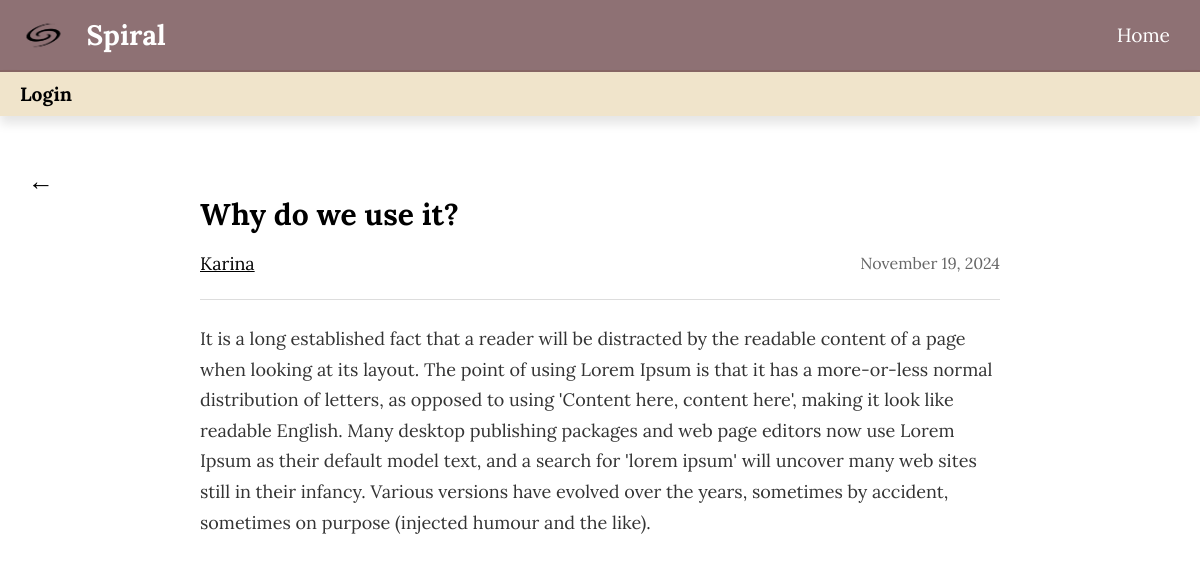
/singlePost/index.php?id=7, run on the app's committed database.
### tables this page shows
CREATE TABLE `contents` (
  `id` int(11) NOT NULL,
  `judul` varchar(255) NOT NULL,
  `content` text NOT NULL,
  `author_id` int(11) NOT NULL,
  `created_at` timestamp NOT NULL DEFAULT current_timestamp()
);

CREATE TABLE `users` (
  `id` int(11) NOT NULL,
  `email` varchar(255) NOT NULL,
  `username` varchar(255) NOT NULL,
  `password` varchar(64) NOT NULL,
  `nama` varchar(255) NOT NULL,
  `role` varchar(15) NOT NULL
);

### singlePost/content/tampil.php (called while the page is built)
<?php
include("../lib/connection.php");
function tampil($id)
{
    global $conn;
    $query = "SELECT
        contents.judul,
        contents.content,
        contents.created_at,
        users.nama
    FROM
        contents
    INNER JOIN
        users
    ON
        contents.author_id = users.id
    WHERE
        contents.id = $id
    ";
    $result = mysqli_query($conn, $query);
    $rows = [];
    while ($row = mysqli_fetch_assoc($result)) {
        $rows[] = $row;
    }
    return $rows;
}

### singlePost/index.php (the view, shortened to what this page needs)
<?php
include "content/tampil.php";
$previousPage = isset($_SERVER['HTTP_REFERER']) ? $_SERVER['HTTP_REFERER'] : '/default-page.php';
$id = $_GET['id'];
$data = tampil($id);
?>
<!DOCTYPE html>
<html lang="en">
  <head>
    <link rel="stylesheet" href="styles.css" />
  </head>
  <body>
    <header class="header" id="navbar">
      <div class="logo">
        <img src="/spiral/img/removebg.png" alt="Spiral Logo" class="logo-img" />
        <h1 onclick="window.location.href='/spiral/home.php'" style="cursor:pointer;">Spiral</h1>
      </div>
      <button
        class="dashboard-button hover-me"
        onclick="window.location.href='/spiral/home.php'">
        Home
      </button>
    </header>
    <nav class="navbar">
      <strong><span>Login</span></strong>
    </nav>
    <main class="main-content">
      <button class="back-btn">
        <a href="<?= $previousPage; ?>" style="font-size: 26px; color: black; text-decoration: none;">&larr;</a>
      </button>
      <article class="post">
    <?php foreach ($data as $content): ?>
        <h1 class="post-title"><?= $content['judul']; ?></h1>
        <div class="post-meta">
          <div class="author">
            <span class="author-name"><?= $content['nama']; ?></span>
          </div>
          <time class="date"><?= date("F j, Y", strtotime(datetime: $content['created_at'])); ?></time>
        </div>
        <hr class="post-divider" />
        <div class="post-content">
          <p>
          <?= $content['content']; ?>
          </p>
        </div>
    <?php endforeach; ?>
      </article>
    </main>
  </body>
</html>

### singlePost/styles.css (style rules this page uses)
* { margin: 0; padding: 0; box-sizing: border-box; font-family: 'Lora'; }
body { min-height: 100vh; background-color: white; display: flex; flex-direction: column; }
.header { display: flex; align-items: center; background-color: #8e7174; padding: 10px 10px; color: white; }
header .logo { margin-right: auto; display: flex; align-items: center; font-weight: bold; color: white; }
.logo h1 { font-size: 28px; }
.logo-img { width: 10%; height: auto; margin-right: 10px; }
.dashboard-button { background-color: transparent; border: none; color: #ffffff; font-size: 1.2rem; cursor: pointer; padding: 5px 10px; border-radius: 4px; transition: color 0.3s ease, background-color 0.3s ease; margin-right: 10px; }
.navbar { width: 100%; background-color: #f0e4cb; padding: 10px 20px; font-size: 1.2rem; color: black; border-top: 2px solid #866564; box-shadow: 0 8px 10px rgba(0, 0, 0, 0.1); }
.main-content { flex: 1; width: 100%; max-width: 1200px; margin: 0 auto; padding: 40px 20px; position: relative; }
.back-btn { position: absolute; top: 40px; left: 20px; background: none; border: none; cursor: pointer; padding: 8px; display: flex; align-items: center; }
.post { max-width: 800px; margin: 0 auto; padding-top: 40px; }
.post-title { font-size: 30px; font-weight: bold; margin-bottom: 20px; line-height: 1.2; color: #000; }
.post-meta { display: flex; justify-content: space-between; align-items: center; margin-bottom: 20px; }
.author { font-size: 1.125rem; }
.author-name { text-decoration: underline; color: #000; }
.date { color: #666; }
.post-divider { border: none; border-top: 1px solid #ddd; margin: 1.5rem 0; width: 100%; }
.post-content { font-size: 1.125rem; line-height: 1.7; color: #333; }

### data on the page
contents: judul "Why do we use it?", author.nama "Karina", created_at "November 19, 2024", content "It is a long established fact that a reader will be distracted by the readable content of a page when looking at its layout. The point of using Lorem Ipsum is that it has a more-or-less normal distribution of letters, as opposed to using 'Content here, content here', making it look like readable English. Many desktop publishing packages and web page editors now use Lorem Ipsum as their default model text, and a search for 'lorem ipsum' will uncover many web sites still in their infancy. Various versions have evolved over the years, sometimes by accident, sometimes on purpose (injected humour and the like)."
